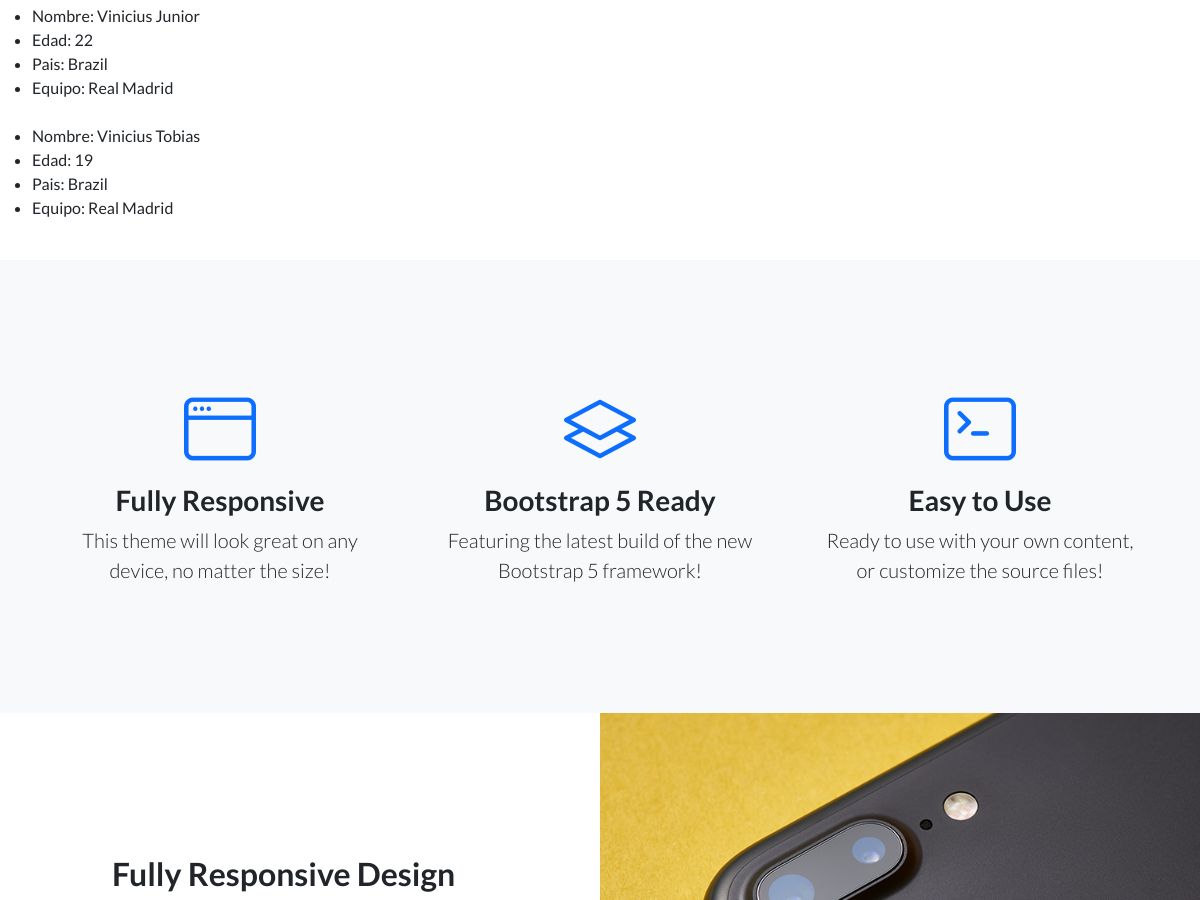
The app's page /AppFulvito/jugadores (middle part), older data.
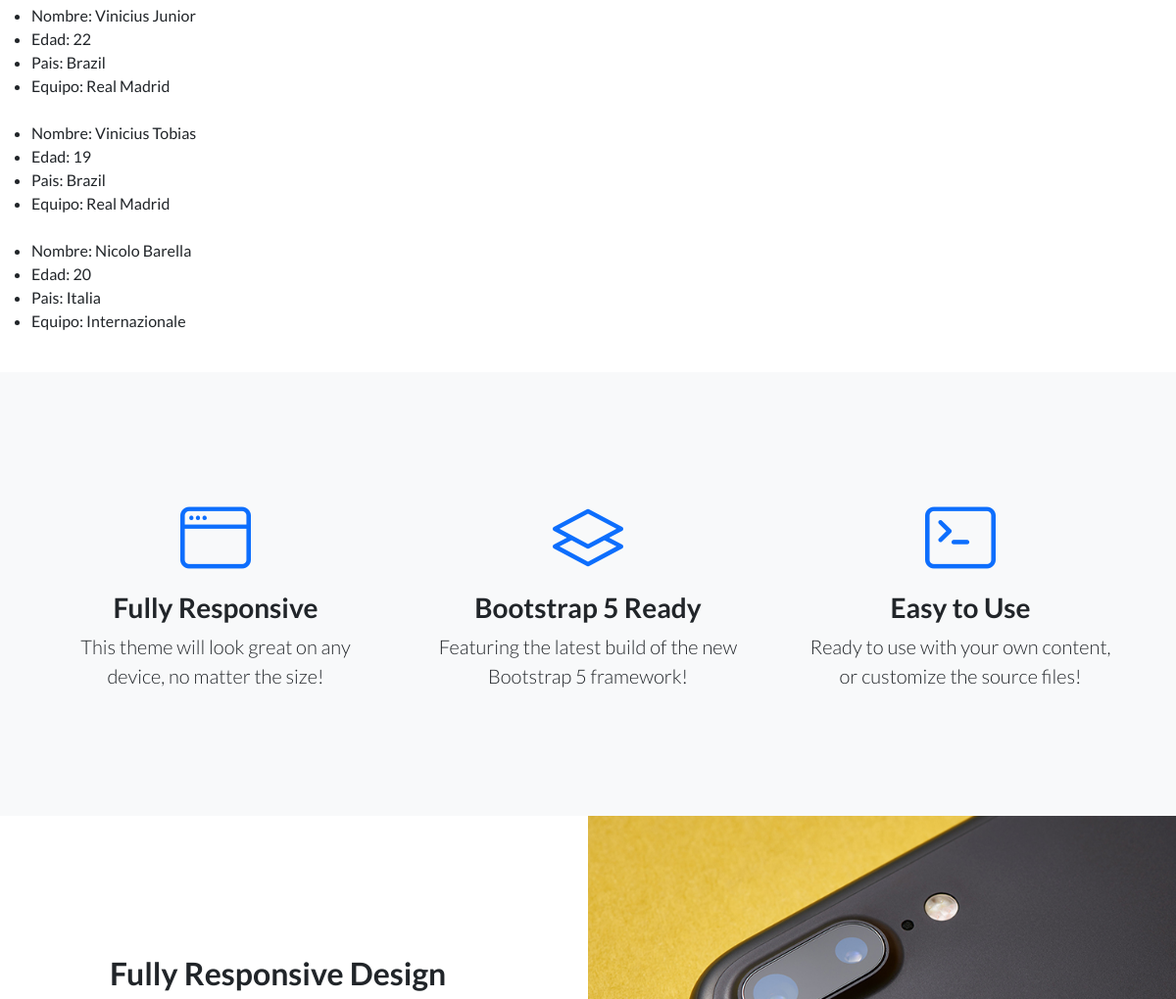
The same page, newer data.
### AppFulvito/models.py (models this page shows, shortened)
class Jugador(models.Model):
    nombre=models.CharField(max_length=50)
    edad=models.IntegerField()
    pais=models.CharField(max_length=20)
    equipo=models.CharField(max_length=50)

### AppFulvito/views.py (the view)
# urls.py: path("jugadores", jugadores, name="jugadores"),
def jugadores(request):
    jugadores=Jugador.objects.all()
    return render(request, "AppFulvito/jugadores.html", {'jugadores':jugadores})

### AppFulvito/Templates/AppFulvito/jugadores.html (shortened to what this page needs)
{% extends "AppFulvito/padre.html" %}
{% load static %}
{% block contenidoQueCambia %}
{% if jugadores %}
<ul>
    {% for jugador in jugadores %}
        <li>Nombre: {{jugador.nombre}}</li>
        <li>Edad: {{jugador.edad}}</li>
        <li>Pais: {{jugador.pais}}</li>
        <li>Equipo: {{jugador.equipo}}</li>
        <br>
    {% endfor %}
</ul>
{% else %}
<p>No se encontraron Jugadores.</p>
{% endif %}
{% endblock %}

Row changes from the older to the newer data that the page shows:
added Jugador: nombre "Nicolo Barella", edad "20", pais "Italia", equipo "Internazionale"
